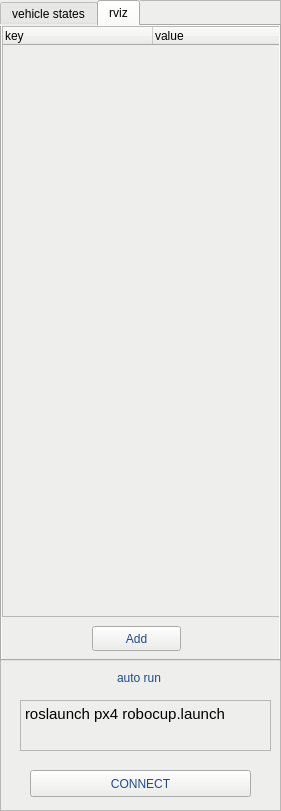
   <widget class="QFrame" name="frame_4">
    <property name="geometry">
     <rect>
      <x>1030</x>
      <y>0</y>
      <width>281</width>
      <height>811</height>
     </rect>
    </property>
    <property name="sizePolicy">
     <sizepolicy hsizetype="Expanding" vsizetype="Expanding">
      <horstretch>0</horstretch>
      <verstretch>0</verstretch>
     </sizepolicy>
    </property>
    <property name="styleSheet">
     <string notr="true">background-color: rgb(238, 238, 236);</string>
    </property>
    <property name="frameShape">
     <enum>QFrame::StyledPanel</enum>
    </property>
    <property name="frameShadow">
     <enum>QFrame::Raised</enum>
    </property>
    <widget class="QTextEdit" name="text_launch">
     <property name="geometry">
      <rect>
       <x>11</x>
       <y>15000</y>
       <width>239</width>
       <height>192</height>
      </rect>
     </property>
     <property name="sizePolicy">
      <sizepolicy hsizetype="Expanding" vsizetype="Fixed">
       <horstretch>0</horstretch>
       <verstretch>0</verstretch>
      </sizepolicy>
     </property>
     <property name="html">
      <string>&lt;!DOCTYPE HTML PUBLIC &quot;-//W3C//DTD HTML 4.0//EN&quot; &quot;http://www.w3.org/TR/REC-html40/strict.dtd&quot;&gt;
&lt;html&gt;&lt;head&gt;&lt;meta name=&quot;qrichtext&quot; content=&quot;1&quot; /&gt;&lt;style type=&quot;text/css&quot;&gt;
p, li { white-space: pre-wrap; }
&lt;/style&gt;&lt;/head&gt;&lt;body style=&quot; font-family:'Ubuntu'; font-size:11pt; font-weight:400; font-style:normal;&quot;&gt;
&lt;p style=&quot; margin-top:0px; margin-bottom:0px; margin-left:0px; margin-right:0px; -qt-block-indent:0; text-indent:0px;&quot;&gt;&lt;span style=&quot; font-family:'Ubuntu';&quot;&gt;roscore&lt;/span&gt;&lt;/p&gt;
&lt;p style=&quot; margin-top:0px; margin-bottom:0px; margin-left:0px; margin-right:0px; -qt-block-indent:0; text-indent:0px;&quot;&gt;&lt;span style=&quot; font-family:'Ubuntu';&quot;&gt;roslaunch px4 multi_vehicle.launch&lt;/span&gt;&lt;/p&gt;&lt;/body&gt;&lt;/html&gt;</string>
     </property>
    </widget>
    <widget class="QWidget" name="layoutWidget">
     <property name="geometry">
      <rect>
       <x>0</x>
       <y>0</y>
       <width>2</width>
       <height>2</height>
      </rect>
     </property>
     <layout class="QHBoxLayout" name="horizontalLayout_2"/>
    </widget>
    <widget class="QLabel" name="label_control_board_6">
     <property name="geometry">
      <rect>
       <x>11</x>
       <y>14959</y>
       <width>118</width>
       <height>35</height>
      </rect>
     </property>
     <property name="styleSheet">
      <string notr="true">
color: rgb(32, 74, 135);
font: 57 23pt &quot;Ubuntu&quot;;</string>
     </property>
     <property name="text">
      <string>auto run</string>
     </property>
     <property name="alignment">
      <set>Qt::AlignCenter</set>
     </property>
    </widget>
    <widget class="QTextEdit" name="text_launch_2">
     <property name="geometry">
      <rect>
       <x>20</x>
       <y>700</y>
       <width>251</width>
       <height>51</height>
      </rect>
     </property>
     <property name="html">
      <string>&lt;!DOCTYPE HTML PUBLIC &quot;-//W3C//DTD HTML 4.0//EN&quot; &quot;http://www.w3.org/TR/REC-html40/strict.dtd&quot;&gt;
&lt;html&gt;&lt;head&gt;&lt;meta name=&quot;qrichtext&quot; content=&quot;1&quot; /&gt;&lt;style type=&quot;text/css&quot;&gt;
p, li { white-space: pre-wrap; }
&lt;/style&gt;&lt;/head&gt;&lt;body style=&quot; font-family:'Ubuntu'; font-size:11pt; font-weight:400; font-style:normal;&quot;&gt;
&lt;p style=&quot; margin-top:0px; margin-bottom:0px; margin-left:0px; margin-right:0px; -qt-block-indent:0; text-indent:0px;&quot;&gt;&lt;span style=&quot; font-family:'Ubuntu';&quot;&gt;roslaunch px4 robocup.launch&lt;/span&gt;&lt;/p&gt;&lt;/body&gt;&lt;/html&gt;</string>
     </property>
    </widget>
    <widget class="QLabel" name="label_control_board_7">
     <property name="geometry">
      <rect>
       <x>80</x>
       <y>660</y>
       <width>118</width>
       <height>35</height>
      </rect>
     </property>
     <property name="styleSheet">
      <string notr="true">
color: rgb(32, 74, 135);
font: 57 23pt &quot;Ubuntu&quot;;</string>
     </property>
     <property name="text">
      <string>auto run</string>
     </property>
     <property name="alignment">
      <set>Qt::AlignCenter</set>
     </property>
    </widget>
    <widget class="QPushButton" name="button_connect">
     <property name="geometry">
      <rect>
       <x>30</x>
       <y>770</y>
       <width>221</width>
       <height>27</height>
      </rect>
     </property>
     <property name="sizePolicy">
      <sizepolicy hsizetype="Minimum" vsizetype="Fixed">
       <horstretch>0</horstretch>
       <verstretch>0</verstretch>
      </sizepolicy>
     </property>
     <property name="styleSheet">
      <string notr="true">font: 57 12pt &quot;Ubuntu&quot;;
color: rgb(32, 74, 135);
border-bottom-color: rgb(186, 189, 182);
</string>
     </property>
     <property name="text">
      <string>CONNECT</string>
     </property>
     <property name="checkable">
      <bool>false</bool>
     </property>
    </widget>
    <widget class="QTabWidget" name="show_widget_2">
     <property name="geometry">
      <rect>
       <x>0</x>
       <y>0</y>
       <width>281</width>
       <height>661</height>
      </rect>
     </property>
     <property name="contextMenuPolicy">
      <enum>Qt::DefaultContextMenu</enum>
     </property>
     <property name="styleSheet">
      <string notr="true">background-color: rgb(238, 238, 236);</string>
     </property>
     <property name="currentIndex">
      <number>1</number>
     </property>
     <widget class="QWidget" name="launch_show_2">
      <attribute name="title">
       <string>vehicle states</string>
      </attribute>
      <widget class="QListView" name="view_logging">
       <property name="geometry">
        <rect>
         <x>0</x>
         <y>0</y>
         <width>281</width>
         <height>621</height>
        </rect>
       </property>
      </widget>
     </widget>
     <widget class="QWidget" name="rviz_show_2">
      <attribute name="title">
       <string>rviz</string>
      </attribute>
      <widget class="QTreeWidget" name="treeWidget">
       <property name="geometry">
        <rect>
         <x>0</x>
         <y>0</y>
         <width>281</width>
         <height>591</height>
        </rect>
       </property>
       <attribute name="headerMinimumSectionSize">
        <number>100</number>
       </attribute>
       <attribute name="headerDefaultSectionSize">
        <number>150</number>
       </attribute>
       <column>
        <property name="text">
         <string>key</string>
        </property>
       </column>
       <column>
        <property name="text">
         <string>value</string>
        </property>
       </column>
      </widget>
      <widget class="QPushButton" name="button_add">
       <property name="geometry">
        <rect>
         <x>90</x>
         <y>600</y>
         <width>89</width>
         <height>25</height>
        </rect>
       </property>
       <property name="whatsThis">
        <string>Add more display types</string>
       </property>
       <property name="styleSheet">
        <string notr="true">font: 57 12pt &quot;Ubuntu&quot;;
color: rgb(32, 74, 135);
border-bottom-color: rgb(186, 189, 182);
</string>
       </property>
       <property name="text">
        <string>Add</string>
       </property>
      </widget>
     </widget>
    </widget>
   </widget>
